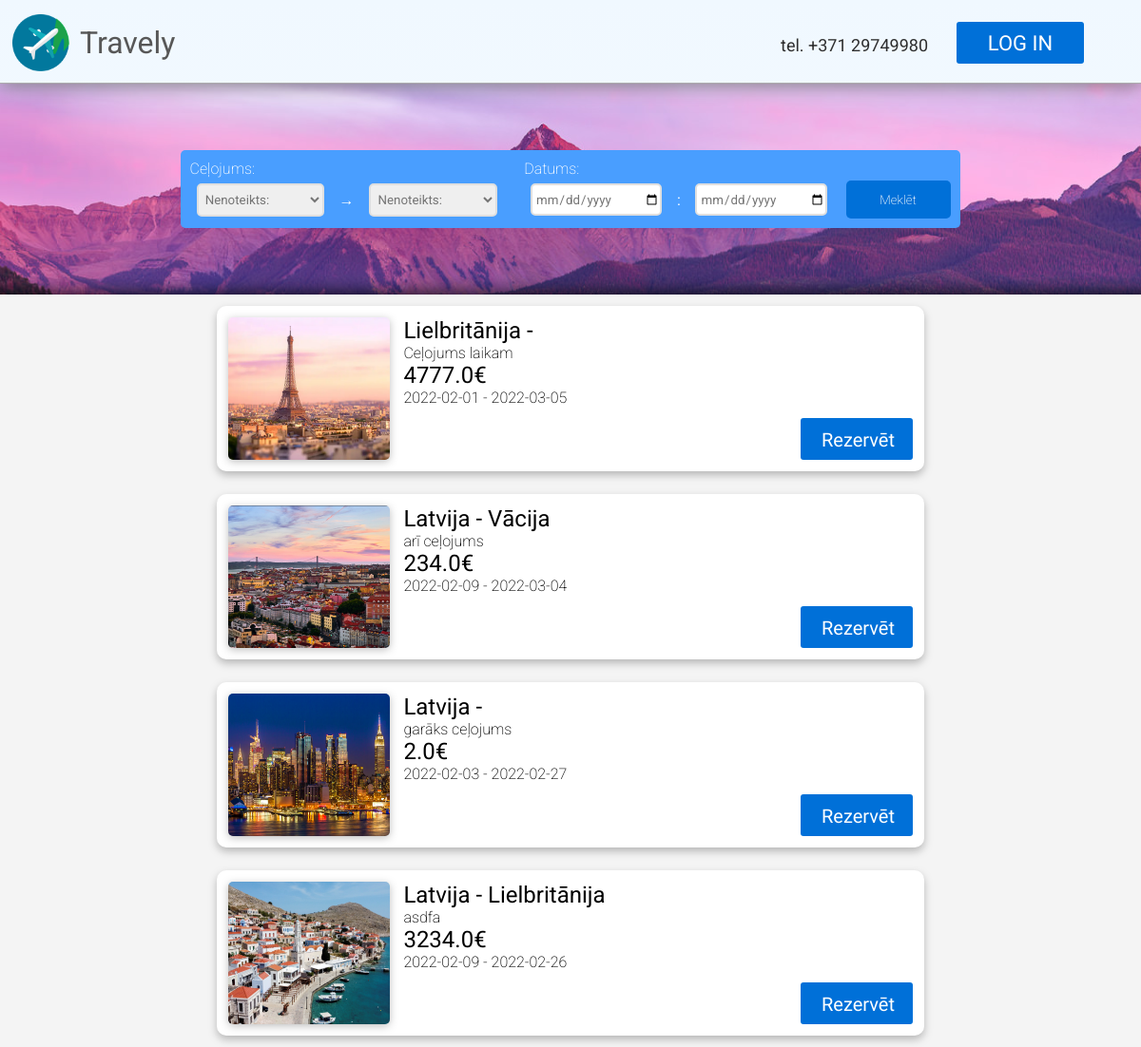
Page /catalogue on the committed database.
### models.py (models this page shows, shortened)
class Trip(db.Model):
    id = db.Column(db.Integer, primary_key=True)
    agency_id = db.Column(db.Integer, db.ForeignKey("agency.id"))
    country_from = db.Column(db.Integer)
    country_to = db.Column(db.Integer)
    date_from = db.Column(db.Date)
    date_to = db.Column(db.Date)
    description = db.Column(db.String(280))
    cost = db.Column(db.Float)
    ticket_amount = db.Column(db.Integer)
    views = db.Column(db.Integer)
    img_file = db.Column(db.String(20), nullable=False, default='default.jpg')

class Country(db.Model):
    id = db.Column(db.Integer, primary_key=True)
    country = db.Column(db.String(48), nullable=False)
    abbreviation = db.Column(db.String(2), nullable=False)

### main.py (the view)
@app.route('/catalogue')
def celojumi():
    return render_template("catalogue.html", trips = Trip.query.all(), countries = Country.query.all())

### templates/catalogue.html (shortened to what this page needs)
{% extends "index.html" %}
{% block content %}
<div id="search-bar-back" class="one-pixel-search-back">
    <div class="catalogue-search-page">
        <div>
            <p>Ceļojums:</p>
            <div>
                <select name="from" id="from">
                    <option value="">Nenoteikts:</option>
                </select>
                →
                <select name="to" id="to">
                    <option value="">Nenoteikts:</option>
                </select>
            </div>
        </div>
        <div>
            <p>Datums:</p>
            <div>
                <input id="from_date" type="date" placeholder="No">
                :
                <input id="to_date" type="date" placeholder="Līdz">
            </div>
        </div>
        <button id="submit-button" class="search-button" type="submit">Meklēt</button>
    </div>
</div>
<div id="catalogue-list">
    {% if trips %}
        {% for trip in trips %}
            <div class="catalogue-list-element">
                <img src="{{ url_for('static', filename='/images/destinations/' + trip.img_file) }}" class="catalogue-list-element-img">
                <div class="catalogue-list-element-text">
                    <h2>
                        {% for country in countries %}
                            {% if country.id == trip.country_from %}
                                <span>{{ country.country }} -</span>
                            {% elif country.id == trip.country_to %}
                                <span>{{ country.country }}</span>
                            {% endif %}
                        {% endfor %}
                    </h2>
                    <p>{{ trip.description }}</p>
                    <h2>{{ trip.cost }}€</h2>
                    <p>{{ trip.date_from }} - {{ trip.date_to }}</p>
                </div>
                <a href="/reservation/{{ trip.id }}" class="button" id="button-reserve">Rezervēt</a>
            </div>
        {% endfor %}
    {% endif %}
</div>
{% endblock %}

### static/css/stylesheet.css (style rules this page uses)
* { margin:0; padding:0; }
body { font-family: 'Roboto', sans-serif; color:#575757; background-image: linear-gradient(aliceblue, white); background-repeat: no-repeat; }
h2 { font-weight: 400; }
p { font-weight: 200; }
a { text-decoration: none; }
a.button { display: inline-block; color: white !important; text-align: center; font-size: 22px !important; font-family: Thasadith; text-decoration: none; line-height: 42px; font-weight: normal !important; background-color: #0070D8; border-radius: 3px; padding-right: 22px; padding-left: 22px; padding-top: 2px; padding-bottom: 2px; }
#search-bar-back { display: flex; align-items: center; background-image: url(../images/search_bar_back_main.png); background-repeat: no-repeat; height: 222px; background-position: 50%; box-shadow: inset 0px -30px 20px -30px #000000; }
.catalogue-search-page { display: flex; background-color: rgb(73, 158, 255); width: 800px; margin-left: auto; margin-right: auto; padding: 10px; border-radius: 5px; align-items: flex-end; }
.catalogue-search-page > div { display: flex; justify-content: start; flex-wrap: wrap; }
.catalogue-search-page > div > p { color: white; }
.catalogue-search-page > div > div { display: flex; flex-direction: row; margin-left: 2%; gap: 5%; margin-top: 1%; height: 40px; color: white; align-items: center; }
.catalogue-search-page > div > div > select, .catalogue-search-page > div > div > input { border-radius: 5px; outline: none; border: 2px solid #dfdfdf; color: #757575; height: 30px; padding-left: 1%; font-family: 'Roboto', sans-serif; width: 150px; cursor: pointer; }
.catalogue-search-page > div > div > select { height: 35px; }
.catalogue-search-page > div > div > input::placeholder { color: #c1c2c4; }
.catalogue-search-page > button { border-radius: 5px; outline: none; border: none; background-color: #0070D8; color: white; font-family: 'Roboto', sans-serif; font-weight: 200; width: 15%; height: 40px; cursor: pointer; }
.one-pixel-search-back { margin-left: -1px }
#catalogue-list { background-color: #F4F4F4; max-width: 100%; width: 100%; display: flex; flex-direction: column; }
.catalogue-list-element { background-color: white; color:black; display: flex; flex-wrap: nowrap; flex-direction: row; padding: 1%; border-radius: 10px; gap: 2%; margin: 1%; width: 60%; filter: drop-shadow(0px 4px 4px rgba(0, 0, 0, 0.25)); margin-left: auto; margin-right: auto; }
.catalogue-list-element-img { width: 170px; height: 150px; filter: drop-shadow(0px 2px 4px rgba(0, 0, 0, 0.25)); border-radius: 5px; }
.catalogue-list-element-text { width: 70%; }
#button-reserve { font-size: 20px !important; height:40px; width:74px; margin-top: auto; margin-left: auto; }

### rows in the picture
Trip: img_file (picture), description "Ceļojums laikam", cost "4777.0", date_from "2022-02-01", date_to "2022-03-05"
Country: country "Lielbritānija"
Trip: img_file (picture), description "arī ceļojums", cost "234.0", date_from "2022-02-09", date_to "2022-03-04"
Country: country "Latvija"
Country: country "Vācija"
Trip: img_file (picture), description "garāks ceļojums", cost "2.0", date_from "2022-02-03", date_to "2022-02-27"
Trip: img_file (picture), description "asdfa", cost "3234.0", date_from "2022-02-09", date_to "2022-02-26"
